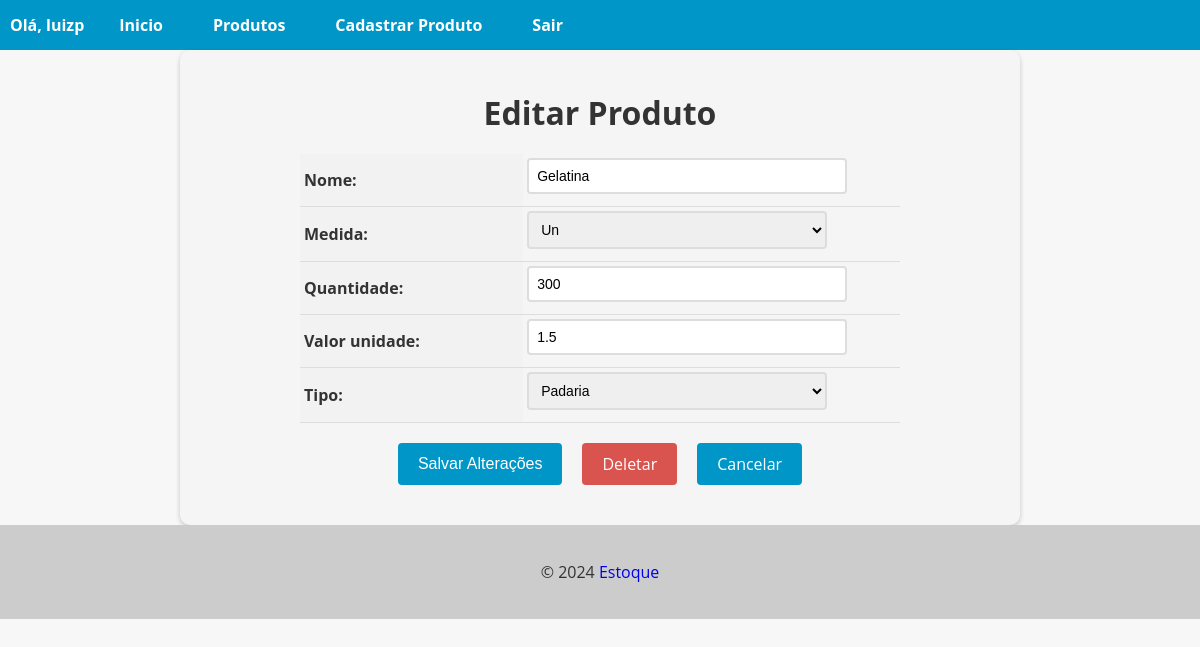
Screenshot of /produtos/8/editar_produto/ (signed in) with the database file from the repository.
### estoque/models.py (models this page shows, shortened)
class Produto(models.Model):
    id = models.AutoField(primary_key=True)
    nome = models.CharField(max_length=200)
    medida = models.ForeignKey(UnidadeMedida, on_delete=models.CASCADE, related_name='medida_produto')
    quantidade = models.IntegerField()
    valor_unidade = models.FloatField()
    data_entrada = models.DateField(auto_now_add=True)
    tipo = models.ForeignKey(Tipo, on_delete=models.CASCADE, related_name='tipo_produto')

class Tipo(models.Model):
    id = models.AutoField(primary_key=True)
    nome = models.CharField(max_length=30)
    def __str__(self):
        return self.nome

### estoque/views.py (the view, shortened to what this page needs)
# urls.py: path('produtos/<int:pk>/editar_produto/', ProdutoUpdateView.as_view(), name='editar_produto'),
@method_decorator(login_required(login_url='login'), name='dispatch')
class ProdutoUpdateView(UpdateView):
    model = Produto
    template_name = 'produto_update.html'
    form_class = ProdutoModelForm

### estoque/forms.py (shortened to what this page needs)
class ProdutoModelForm(forms.ModelForm):
    class Meta():
        model = Produto
        fields = '__all__'

### estoque/models.py (called while the page is built)
    def __str__(self):
        return self.unidade

### estoque/templates/produto_update.html (shortened to what this page needs)
{% extends "base.html" %}
{% block content %}
    <form method="post" enctype="multipart/form-data">
        <h1>Editar Produto</h1>
        <table>
            {{ form.as_table }}
        </table>
        <div>
            <div class="buttons-container">
                <input type="submit" value="Salvar Alterações" class="btn btn-primary">
                <a href="{% url 'deletar_produto' pk=object.pk %}" class="btn btn-danger">Deletar</a>
                <a href="{% url 'produtos' %}" class="btn btn-secondary">Cancelar</a>
            </div>
        </div>
    </form>
{% endblock %}

### app/templates/base.html (shortened to what this page needs)
<!DOCTYPE html>
<html lang="en">
<head>
</head>
<body>
    <header>
        <nav>
            <ul>
                {% if user.is_authenticated %}
                    <li><strong>Olá, {{ user.username }}</strong></li>
                    {% if user.is_superuser %}
                        <li><strong><a href="{% url 'home' %}">Inicio</a></strong></li>
                        <li><strong><a href="{% url 'produtos' %}">Produtos</a></strong></li>
                        <li><strong><a href="{% url 'add_produto' %}">Cadastrar Produto</a></strong></li>
                        <li><strong><a href="{% url 'logout' %}">Sair</a></strong></li>
                    {% else %}
                        <li><strong><a href="{% url 'home' %}">Inicio</a></strong></li>
                        <li><strong><a href="{% url 'produtos' %}">Produtos</a></strong></li>
                        <li><strong><a href="{% url 'logout' %}">Sair</a></strong></li>
                    {% endif %}
                {% else %}
                    <li><strong><a href="{% url 'home' %}">Inicio</a></strong></li>
                    <li><strong><a href="{% url 'login' %}">Entrar</a></strong></li>
                    <li><strong><a href="{% url 'registro' %}">Registre-se</a></strong></li>
                {% endif %}
            </ul>
        </nav>
    </header>
    <main>
        {% block content %}
        {% endblock %}
    </main>
    <footer>
        <p>&copy; 2024 <a href="https://github.com/LuizBackCode/estoque-mercado" target="_blank" class="link">Estoque</a></p>
    </footer>
</body>
</html>

### app/templates/base.html (style rules this page uses)
body { font-family: 'Open Sans', sans-serif; background-color: #f7f7f7; color: #333; margin: 0; padding: 0; }
header { background-color: #0096c7; color: #fff; text-align: center; }
footer { background-color: #ccc; color: #333; padding: 20px; text-align: center; }
nav { background-color: #0096c7; color: #fff; height: 50px; display: flex; justify-content: space-between; align-items: center; }
nav ul { list-style: none; margin: 0; padding: 0; display: flex; }
nav ul li { margin: 0 10px; }
nav ul li a { color: #fff; text-decoration: none; font-size: 16px; padding: 15px; transition: all 0.3s ease; }
.link { text-decoration: none; }

### estoque/templates/produto_update.html (style rules this page uses)
form { max-width: 800px; margin: 0 auto; padding: 20px; background-color: #f5f5f5; border-radius: 10px; box-shadow: 0 2px 5px rgba(0, 0, 0, 0.2); }
form h1 { font-size: 2rem; margin-bottom: 20px; text-align: center; }
table { margin: 0 auto; border-collapse: collapse; width: 100%; max-width: 600px; }
th, td { padding: 4px; text-align: left; border-bottom: 1px solid #ddd; }
th { background-color: #f2f2f2; }
input[type="text"], input[type="number"], select, textarea { padding: 8px; font-size: 14px; border: 2px solid #ddd; border-radius: 4px; width: 100%; max-width: 300px; margin-bottom: 8px; transition: border-bottom-color 0.3s ease-in-out; }
.btn { background-color: #0096c7; color: #fff; border: none; padding: 10px 20px; font-size: 16px; border-radius: 4px; cursor: pointer; transition: background-color 0.3s ease-in-out; }
.buttons-container { display: flex; justify-content: center; margin-top: 20px; margin-bottom: 20px; }
.btn { display: inline-block; background-color: #0096c7; color: #fff; border: none; padding: 10px 20px; font-size: 16px; border-radius: 4px; cursor: pointer; transition: background-color 0.3s ease-in-out; margin: 0 10px; }
.btn-danger { background-color: #d9534f; text-decoration: none !important; }
a { text-decoration: none !important; }

### rows the page displays
Produto: nome "Gelatina", medida "Un", quantidade "300", valor_unidade "1.5", tipo "Padaria"

### other values shown
{{ user.username }} "luizp"
